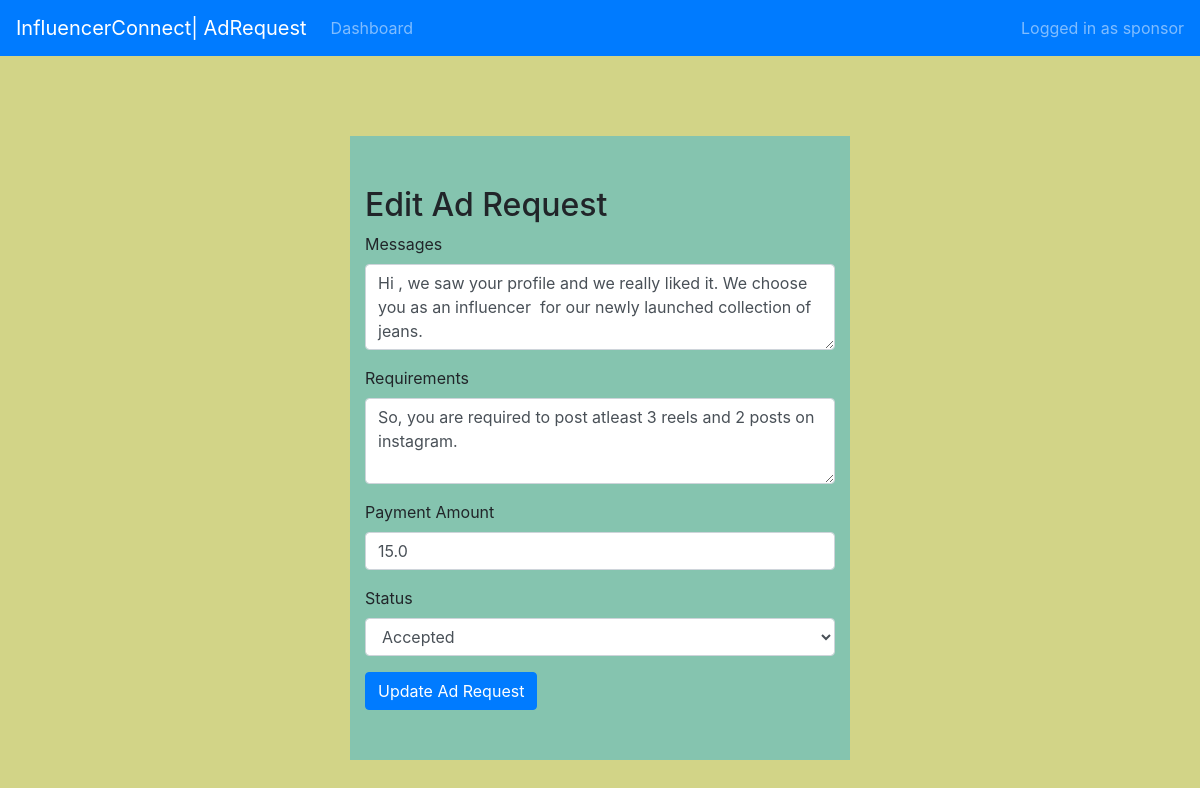
The app's page /sponsor/ad_request/1/edit (signed in) with its own data.
### models.py (models this page shows, shortened)
class AdRequest(db.Model):
    id=db.Column(db.Integer,primary_key=True)
    campaign_id=db.Column(db.Integer,db.ForeignKey('campaign.id'),nullable=False)
    influencer_id=db.Column(db.Integer,db.ForeignKey('influencer.id'),nullable=False)
    messages=db.Column(db.Text,nullable=False)
    requirements=db.Column(db.Text,nullable=False)
    payment_amount=db.Column(db.Float,nullable=False)
    status=db.Column(db.String(10),nullable=False)
    payment_status=db.Column(db.Boolean,default=False)

### app.py (the view, shortened to what this page needs)
@app.route('/sponsor/ad_request/<int:ad_request_id>/edit',methods=['GET','POST'])
def edit_ad_request(ad_request_id):
    if 'username' not in session or session['role']!='Sponsor':
        return redirect(url_for('sponsor_login'))
    ad_request=AdRequest.query.get_or_404(ad_request_id)
    return render_template('edit_ad_request.html',ad_request=ad_request)

### templates/edit_ad_request.html (shortened to what this page needs)
<!DOCTYPE html>
<html lang="en">
<head>
    <link rel="stylesheet" href="{{ url_for('static', filename='css/bootstrap.min.css') }}">
</head>
<body style="background-color:rgb(210, 212, 135);">
    <nav class="navbar navbar-expand-lg navbar-dark bg-primary">
        <a class="navbar-brand" href="#">InfluencerConnect| AdRequest</a>
        {% if 'username' in session %}
            <ul class="navbar-nav mr-auto">
                <li class="nav-item">
                    <a class="nav-link" href="{{ url_for('sponsor_dashboard') }}">Dashboard</a>
                </li>
            </ul>
            <span class="navbar-text">Logged in as {{ session['username'] }}</span>
        {% else %}
            <a href="{{ url_for('sponsor_login') }}" class="btn btn-secondary">Login</a>
        {% endif %}
    </nav>
    <div class="container" style="background-color:rgb(133, 196, 175); width: 500px; margin-top:80px; padding-top:50px; padding-bottom:50px;">
        <h2>Edit Ad Request</h2>
        <form action="{{ url_for('edit_ad_request', ad_request_id=ad_request.id) }}" method="POST">
            <div class="form-group">
                <label for="messages">Messages</label>
                <textarea class="form-control" id="messages" name="messages" rows="3" required>{{ ad_request.messages }}</textarea>
            </div>
            <div class="form-group">
                <label for="requirements">Requirements</label>
                <textarea class="form-control" id="requirements" name="requirements" rows="3" required>{{ ad_request.requirements }}</textarea>
            </div>
            <div class="form-group">
                <label for="payment_amount">Payment Amount</label>
                <input type="number" class="form-control" id="payment_amount" name="payment_amount" value="{{ ad_request.payment_amount }}" step="0.01" required>
            </div>
            <div class="form-group">
                <label for="status">Status</label>
                <select class="form-control" id="status" name="status" required>
                    <option value="Accepted" {% if ad_request.status == 'Accepted' %}selected{% endif %}>Accepted</option>
                </select>
            </div>
            <button type="submit" class="btn btn-primary">Update Ad Request</button>
        </form>
    </div>
</body>
</html>

### records on screen
AdRequest: messages "Hi , we saw your profile and we really liked it. We choose you as an influencer for our newly launched collection of jeans.", requirements "So, you are required to post atleast 3 reels and 2 posts on instagram.", payment_amount "15.0", status "Accepted"

### other values on screen
{{ session['username'] }} "sponsor"
